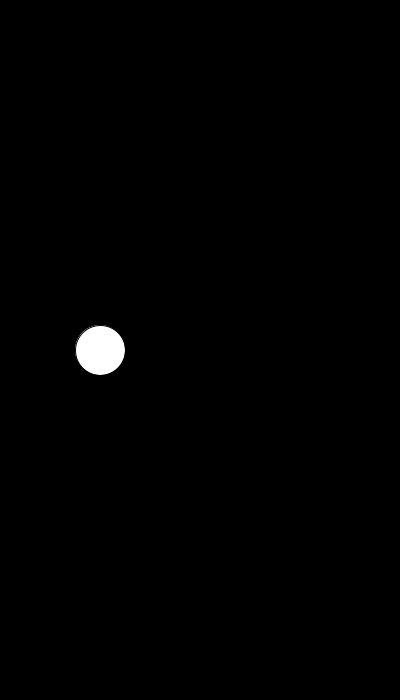
Frame 1 (no input)
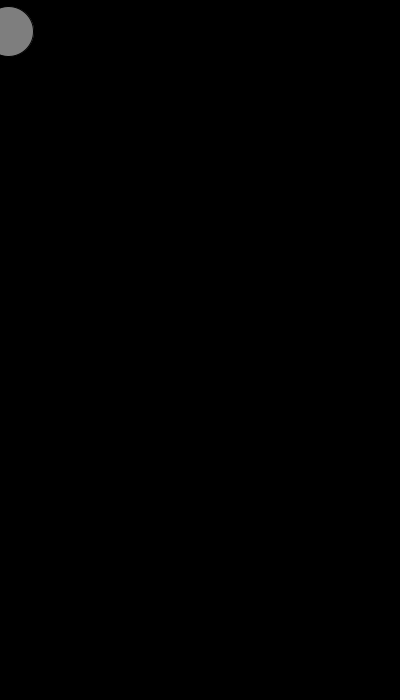
Frame 60 (the mouse pressed at the canvas centre just before this capture)
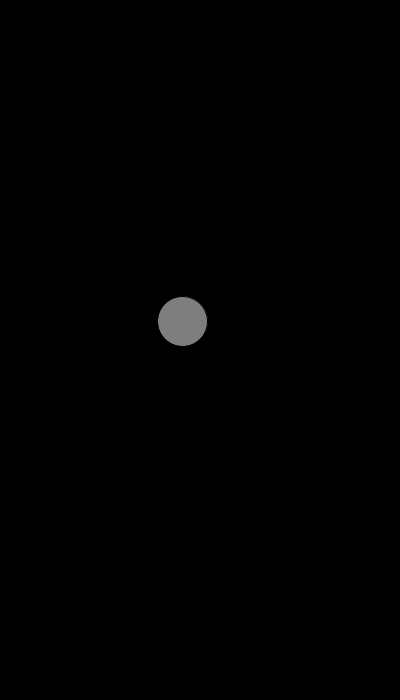
Frame 120 (the mouse held since frame 60 and released just before this capture)

The Processing sketch that drew these frames (run headless with seeded random() and noise(); from frame 60 on, the mouse is pressed at the canvas centre):

// Processing sketch: processing_35747
// ── processing_35747.pde

float ellx = 100;
float elly = 350;

float e_1width = 50;
float e_1height = 50;

float e_2width = 70;
float e_2height = 70;

void setup(){
  size(400,700);
}

void draw() {
  background(0);
  
   ellipse(ellx,elly,50,50);
 elly = elly + (mouseY - elly)/25.0;
 ellx = ellx + (mouseX - ellx)/25.0;
  
  if (mouseButton == LEFT) {
    ellipse(mouseX,mouseY,e_1width,e_1height);
  } else if (mouseButton == RIGHT) {
    ellipse(mouseX,mouseY,e_2width,e_2height);
  } else {
    fill(126);
  }
}

/*void mousePressed() {
  if (mouseButton == LEFT) {
    ellipse(50,50,50,50);
  } else if (mouseButton == RIGHT) {
    ellipse(70,70,70,70);
  } else {
    fill(126);
  }
}*/
